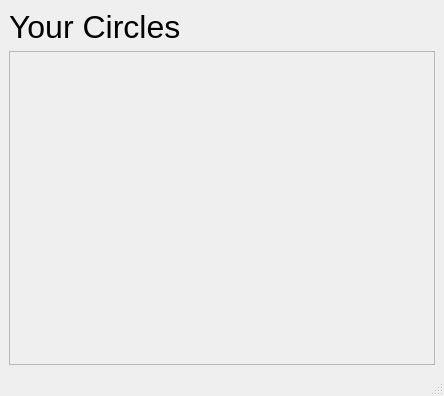
<?xml version="1.0" encoding="UTF-8"?>
<ui version="4.0">
 <class>MainWindow</class>
 <widget class="QMainWindow" name="MainWindow">
  <property name="geometry">
   <rect>
    <x>0</x>
    <y>0</y>
    <width>444</width>
    <height>396</height>
   </rect>
  </property>
  <property name="windowTitle">
   <string>MainWindow</string>
  </property>
  <widget class="QWidget" name="centralwidget">
   <layout class="QGridLayout" name="gridLayout">
    <item row="2" column="0">
     <widget class="QScrollArea" name="circlesScrollArea">
      <property name="widgetResizable">
       <bool>true</bool>
      </property>
      <widget class="QWidget" name="circlesDisplay">
       <property name="geometry">
        <rect>
         <x>0</x>
         <y>0</y>
         <width>424</width>
         <height>290</height>
        </rect>
       </property>
       <property name="acceptDrops">
        <bool>false</bool>
       </property>
       <layout class="QVBoxLayout" name="verticalLayout">
        <property name="topMargin">
         <number>9</number>
        </property>
       </layout>
      </widget>
     </widget>
    </item>
    <item row="1" column="0">
     <widget class="QLabel" name="label">
      <property name="font">
       <font>
        <pointsize>24</pointsize>
       </font>
      </property>
      <property name="text">
       <string>Your Circles</string>
      </property>
     </widget>
    </item>
   </layout>
  </widget>
  <widget class="QMenuBar" name="menubar">
   <property name="geometry">
    <rect>
     <x>0</x>
     <y>0</y>
     <width>444</width>
     <height>21</height>
    </rect>
   </property>
  </widget>
  <widget class="QStatusBar" name="statusbar"/>
 </widget>
 <resources/>
 <connections/>
</ui>
